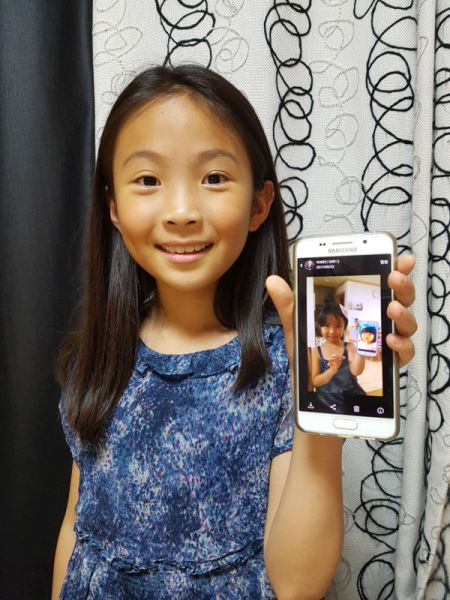
#> input picture img/model.jpg, 450 x 600 px, found by its file name
$ python plt_imshow_subplot.py
#> lines starting #> are read from the running program, lines starting #| are printed output that depends on the picture; pictures that were not available may be replaced by others from this repository, and a replacement may not be noted
import matplotlib.pyplot as plt
import numpy as np
import cv2

img1 = cv2.imread('./img/model.jpg')
#> img1 is the input picture: shape (600, 450, 3); mean B, G, R 107, 111.5, 117.8
img2 = cv2.imread('./img/model2.jpg')
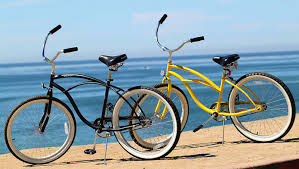
#> input picture img/bicycle.jpg, 299 x 169 px, given in place of model2.jpg, which was not available
#> img2 is the input picture: shape (169, 299, 3); mean B, G, R 169.3, 161.4, 141.8
img3 = cv2.imread('./img/model3.jpg')
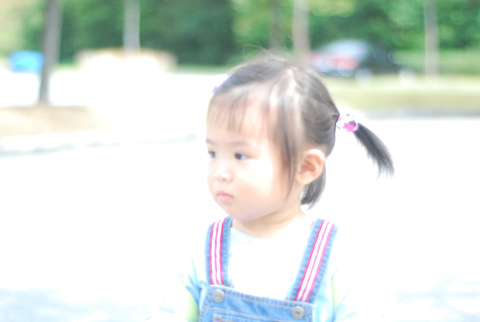
#> input picture img/bright.jpg, 480 x 322 px, given in place of model3.jpg, which was not available
#> img3 is the input picture: shape (322, 480, 3); mean B, G, R 216.5, 222.7, 215.1


plt.subplot(1,3,1)  #1행 3열 중에 1번째
plt.imshow(img1[:,:,(2,1,0)])
plt.xticks([]); plt.yticks([])

plt.subplot(1,3,2)  #1행 3열 중에 2번째
plt.imshow(img2[:,:,(2,1,0)])
plt.xticks([]); plt.yticks([])

plt.subplot(1,3,3)    #1행 3열 중에 3번째
plt.imshow(img3[:,:,(2,1,0)])
plt.xticks([]); plt.yticks([])

plt.show()
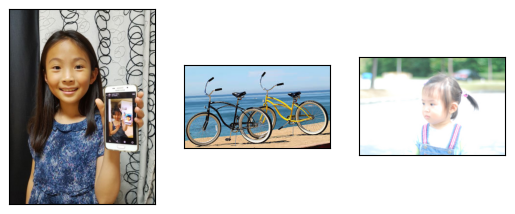
#> figure drawn by matplotlib, 3 panels
